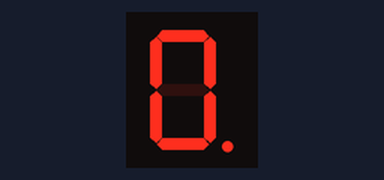
Bench run of a sketch on a simulated Arduino Mega 2560, built with avr-gcc and run on an emulated ATmega2560. On the bench: 1-digit seven-segment display. Wiring (from diagram.json): 1-digit 7-segment display, segments lit when LOW: segments pin 22, pin 23, pin 24, pin 25, pin 26, pin 27, pin 28, pin 29. The segment pins are drawn as the display they are named for.

Above: at 0.1 s.
At 1.1 s:
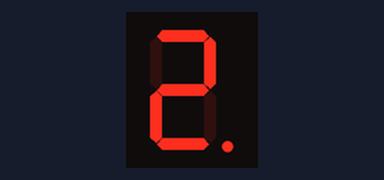
At 2.1 s:
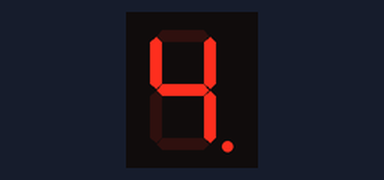
At 3.1 s:
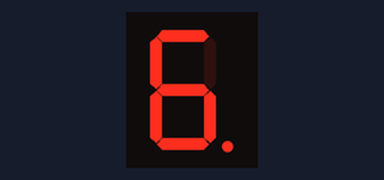
At 4.1 s:
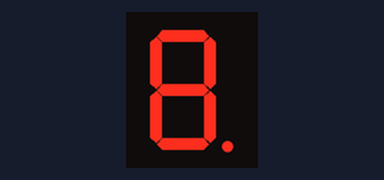

Measured:
- by itself, everything shown: repeats every 5.1 s, in 5 steps
- what the display in image 1 shows lasts 1.0 s, from 1.0 s to 2.0 s

The sketch:

sketch.ino
```cpp
void setup() {
  // put your setup code here, to run once:
  volatile char *ddr_a=(char*)0x21;
  *ddr_a=0xFF;

}

void loop() {
  // put your main code here, to run repeatedly:
volatile char *port_a=(char*)0x22;
char num[]={0x40,0x79,0x24,0x30,0x19,0x12,0x02,0x78,0x00,0x10};

for(char i=0;i<10;i+=2)
 {
  *port_a=(num[i]);
  delay_();
 }

}
void delay_() {
  volatile long  dummy=0;
  for ( long i = 0; i < 150; i++) {
    for (long  j = 0; j < 4000; j++) {
      dummy++;
    }
  }
}
```
